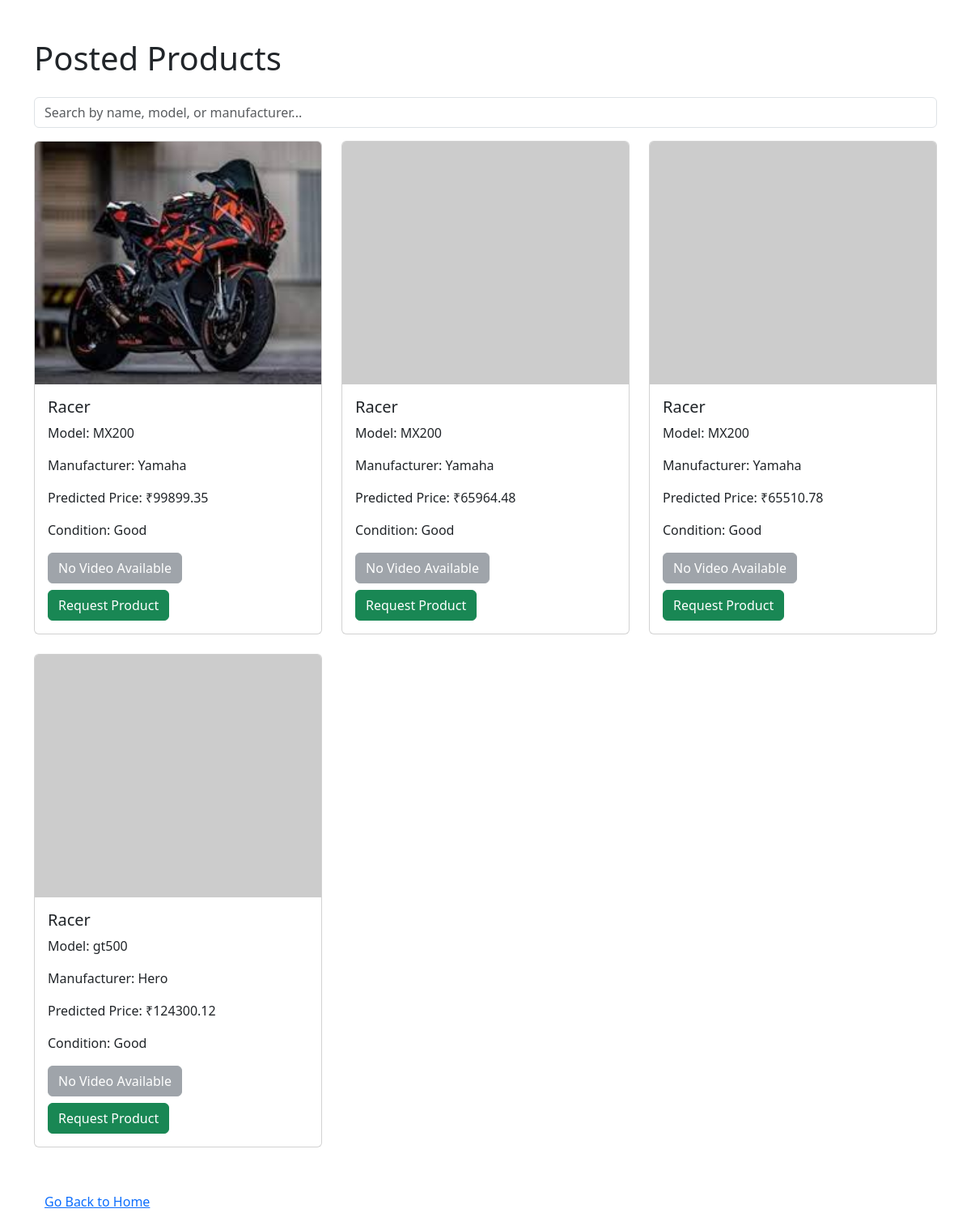
The app's page /display-products/ (signed in) with its own data.
### appname/models.py (models this page shows, shortened)
class Product(models.Model):
    id = models.AutoField(primary_key=True)
    user_email = models.EmailField()
    owner = models.ForeignKey(settings.AUTH_USER_MODEL, on_delete=models.CASCADE, null=True, blank=True)
    vehicle_name = models.CharField(max_length=200)
    model_name = models.CharField(max_length=200)
    manufacturer_name = models.CharField(max_length=200)
    product_condition = models.CharField(max_length=50)
    product_image = models.ImageField(upload_to='product_images/', blank=True, null=True)
    product_video = models.FileField(upload_to='product_videos/', blank=True, null=True)
    predicted_price = models.DecimalField(max_digits=10, decimal_places=2, null=True, blank=True)
    created_at = models.DateTimeField(auto_now_add=True)

### appname/views.py (the view)
# urls.py: path('display-products/', views.display_products, name='display_products'),
@login_required
def display_products(request):
    products = Product.objects.all()  # Retrieve all products from the database
    return render(request, 'display_products.html', {'products': products})

### templates/display_products.html (shortened to what this page needs)
<!DOCTYPE html>
<html lang="en">
<head>
    <link href="https://cdn.jsdelivr.net/npm/bootstrap@5.3.0/dist/css/bootstrap.min.css" rel="stylesheet">
</head>
<body>
    <div class="container mt-5">
        <h1 class="mb-4">Posted Products</h1>
        <input type="text" id="searchInput" class="form-control mb-3" placeholder="Search by name, model, or manufacturer..." onkeyup="searchProducts()">
        {% if products %}
            <div class="row" id="productList">
                {% for product in products %}
                    <div class="col-md-4 mb-4 product-item">
                        <div class="card">
                            {% if product.product_image %}
                                <img src="{{ product.product_image.url }}" class="card-img-top" alt="{{ product.vehicle_name }}">
                            {% else %}
                                <img src="https://via.placeholder.com/150" class="card-img-top" alt="No Image">
                            {% endif %}
                            <div class="card-body">
                                <h5 class="card-title">{{ product.vehicle_name }}</h5>
                                <p class="card-text">Model: {{ product.model_name }}</p>
                                <p class="card-text">Manufacturer: {{ product.manufacturer_name }}</p>
                                <p class="card-text">Predicted Price: ₹{{ product.predicted_price }}</p>
                                {% if product.product_condition == '0.9' %}
                                    <p class="card-text">Condition: Good</p>
                                {% elif product.product_condition == '0.7' %}
                                    <p class="card-text">Condition: Average</p>
                                {% elif product.product_condition == '0.5' %}
                                    <p class="card-text">Condition: Bad</p>
                                {% elif product.product_condition == '0.3' %}
                                    <p class="card-text">Condition: Worst</p>
                                {% else %}
                                    <p class="card-text">Condition: Unknown</p>
                                {% endif %}
                                {% if product.product_video %}
                                    <a href="{{ product.product_video.url }}" class="btn btn-primary" target="_blank">View Video</a>
                                {% else %}
                                    <button class="btn btn-secondary" disabled>No Video Available</button>
                                {% endif %}
                                {% if request.user.is_authenticated %}
                                    <form action="{% url 'make_request' product.id %}" method="post">
                                        <button type="submit" class="btn btn-success mt-2">Request Product</button>
                                    </form>
                                {% else %}
                                    <a href="{% url 'login' %}" class="btn btn-warning mt-2">Login to Request</a>
                                {% endif %}
                            </div>
                        </div>
                    </div>
                {% endfor %}
            </div>
        {% else %}
            <p>No products to display.</p>
        {% endif %}
        <a href="{% url 'home' %}" class="btn btn-link mt-4">Go Back to Home</a>
    </div>
</body>
</html>

### templates/display_products.html (style rules this page uses)
.card-img-top { width: 100%; height: 300px; object-fit: cover; }

### records on screen
Product: product_image (picture), vehicle_name "Racer", model_name "MX200", manufacturer_name "Yamaha", predicted_price "99899.35", product_condition "Condition: Good", product_video "No Video Available"
Product: vehicle_name "Racer", model_name "MX200", manufacturer_name "Yamaha", predicted_price "65964.48", product_condition "Condition: Good", product_video "No Video Available"
Product: vehicle_name "Racer", model_name "MX200", manufacturer_name "Yamaha", predicted_price "65510.78", product_condition "Condition: Good", product_video "No Video Available"
Product: vehicle_name "Racer", model_name "gt500", manufacturer_name "Hero", predicted_price "124300.12", product_condition "Condition: Good", product_video "No Video Available"
